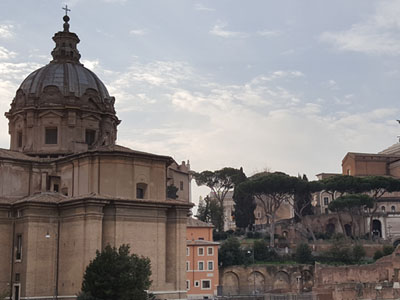
#> input picture homework2/images/castle.jpg, 400 x 300 px
$ python 5_14.py
#> lines starting #> are read from the running program, lines starting #| are printed output that depends on the picture
import cv2
import numpy as np
import matplotlib.pyplot as plt

# Read image file
img = cv2.imread('images/castle.jpg')
#> img is the input picture: shape (300, 400, 3); mean B, G, R 132.2, 132.3, 137.3

# Convert to HSV color space
hsv = cv2.cvtColor(img, cv2.COLOR_BGR2HSV)
#> hsv: shape (300, 400, 3); mean H, S, V 54.7, 36.9, 143

# Define histogram parameters
h_bins = 180
s_bins = 256
hist_size = [h_bins, s_bins]
h_ranges = [0, 180]
s_ranges = [0, 256]
ranges = h_ranges + s_ranges
hist = np.zeros((h_bins, s_bins), dtype=np.float32)

# Calculate 2D histogram
hist = cv2.calcHist([hsv], [0, 1], None, hist_size, ranges, accumulate=False)
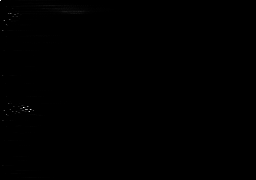
#> hist: shape (180, 256) float32; min 0, max 3203, mean 2.6; drawn with min black and max white

# Display histogram
plt.imshow(hist, interpolation='nearest')
plt.show()
